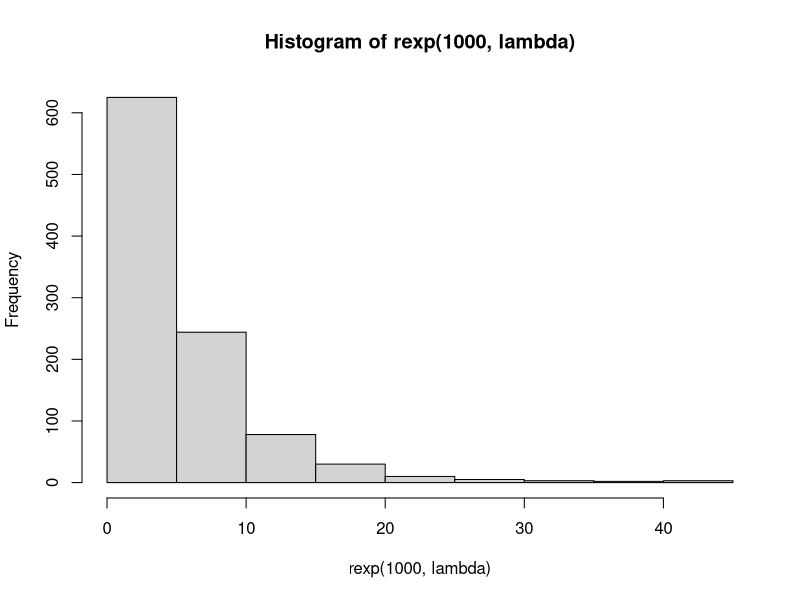
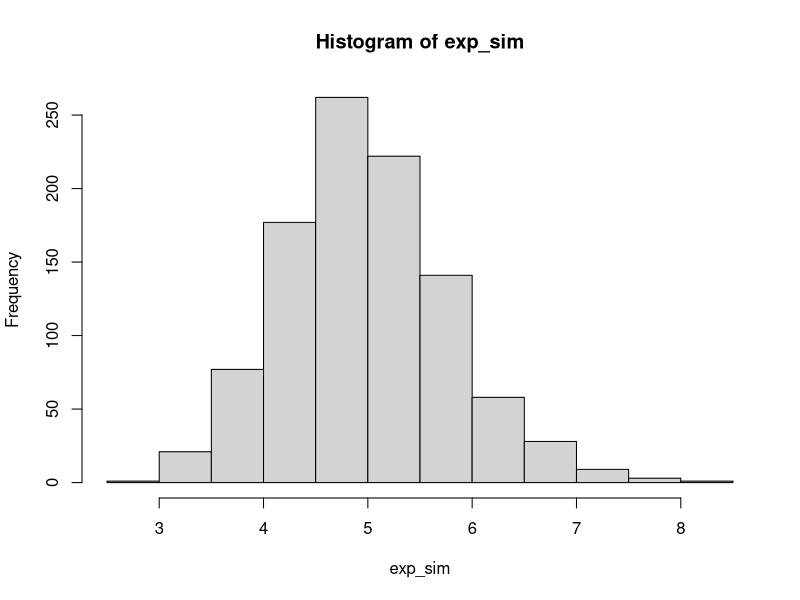

Recreate these plots in R, in order.
## ---- chunk 1
knitr::opts_chunk$set(echo = TRUE)
## ---- chunk 2
# Set seed
set.seed(42)

# 1000 simulations of 40 exponential random variables
exp_sim <- NULL
num_sims <- 1000
n <- 40
lambda <- 0.2

for (i in 1 : num_sims){
        exp_sim <- c(exp_sim, mean(rexp(n, lambda)))
}
## ---- chunk 3
# Compare sample mean to theoretical (1/lambda = 5)
mean(exp_sim)
## ---- chunk 4
# Compare sample variance to theoretical (1/lambda = 5)
sd(exp_sim) * sqrt(n)
## ---- chunk 5
# Histogram showing distrubution of 1000 random exponential variables
hist(rexp(1000, lambda))

# Histogram showing distribtution of 1000 averages of 40 exponential variables 
hist(exp_sim)
